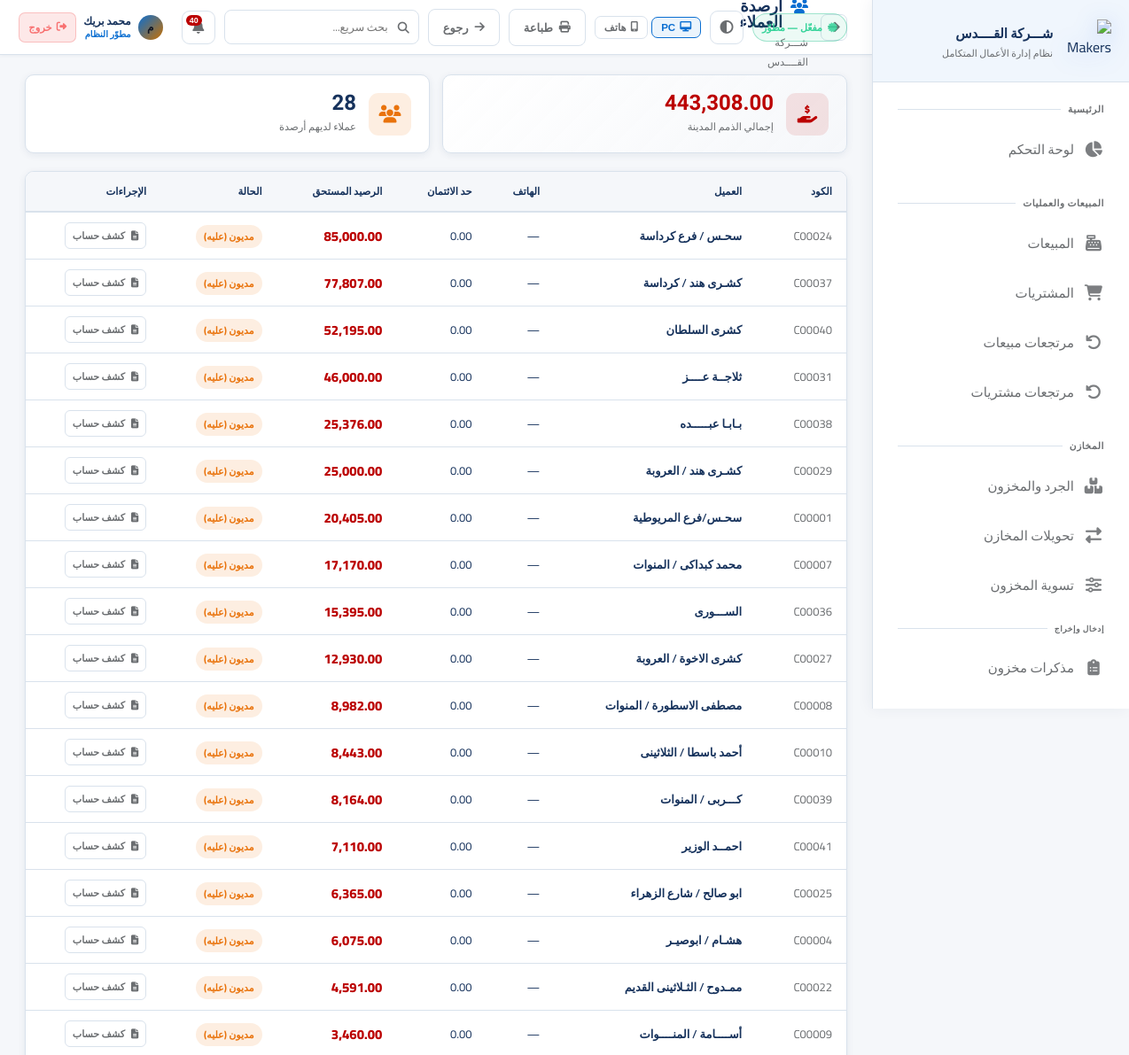
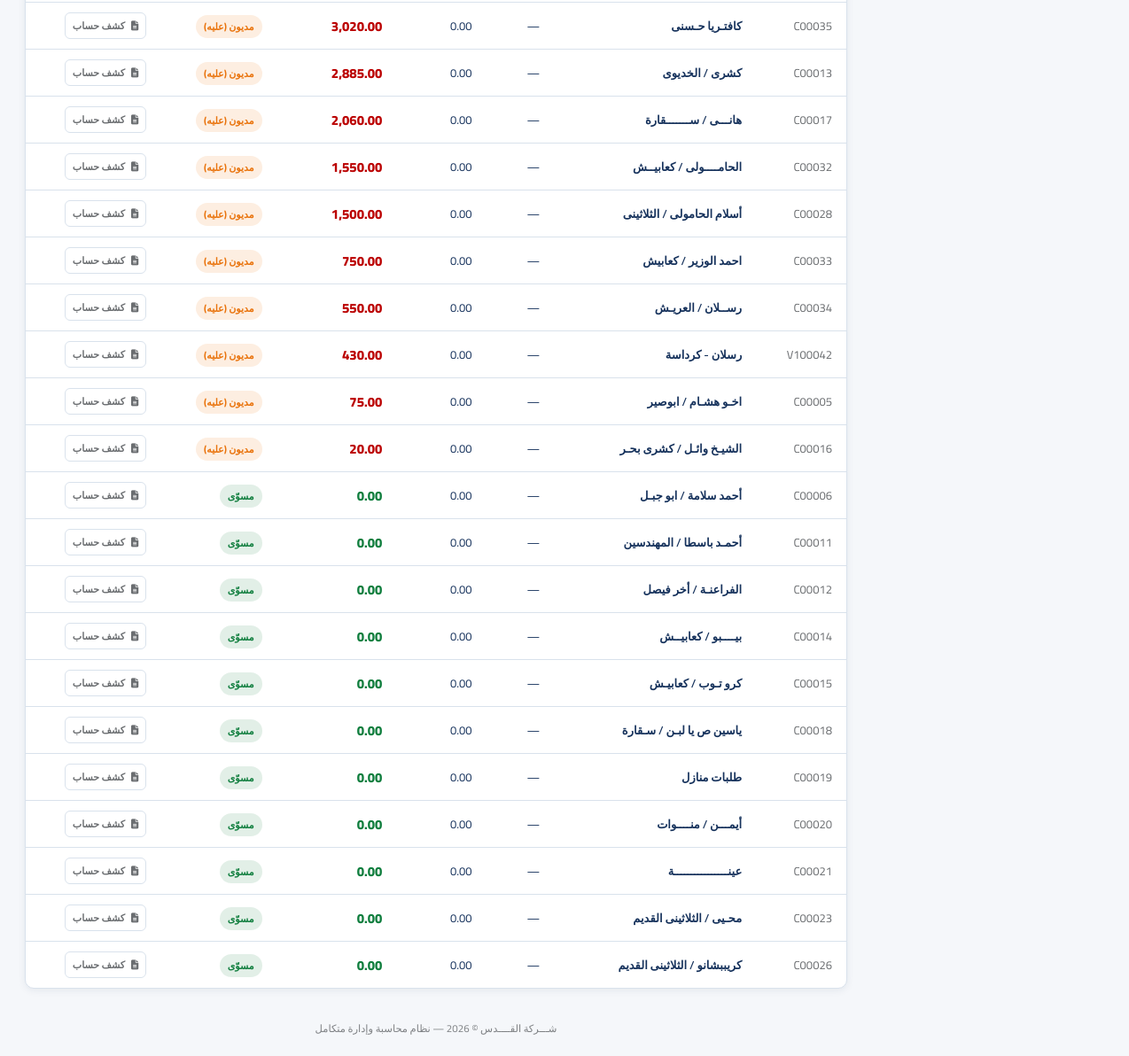
The app's page /reports/customers (signed in) with its own data (2 pictures, top to bottom).
### app.py (models this page shows, shortened)
class AppSetting(db.Model):
    id = db.Column(db.Integer, primary_key=True)
    key = db.Column(db.String(80), unique=True, nullable=False)
    value = db.Column(db.Text)

class User(UserMixin, db.Model):
    id = db.Column(db.Integer, primary_key=True)
    username = db.Column(db.String(80), unique=True, nullable=False)
    password_hash = db.Column(db.String(256))
    full_name = db.Column(db.String(120))
    role = db.Column(db.String(20), default='user')  # developer, admin, manager, user
    branch_id = db.Column(db.Integer, db.ForeignKey('branch.id'))
    is_active = db.Column(db.Boolean, default=True)
    created_at = db.Column(db.DateTime, default=datetime.utcnow)
    last_seen = db.Column(db.DateTime, nullable=True)
    last_ip = db.Column(db.String(64), nullable=True)
    last_user_agent = db.Column(db.String(256), nullable=True)
    permissions = db.Column(db.Text)  # JSON list of permission keys; empty = استخدام صلاحيات الدور

class Customer(db.Model):
    id = db.Column(db.Integer, primary_key=True)
    code = db.Column(db.String(50), unique=True)
    name = db.Column(db.String(200), nullable=False)
    phone = db.Column(db.String(20))
    email = db.Column(db.String(100))
    address = db.Column(db.Text)
    credit_limit = db.Column(db.Float, default=0)
    balance = db.Column(db.Float, default=0)
    is_active = db.Column(db.Boolean, default=True)
    created_at = db.Column(db.DateTime, default=datetime.utcnow)
    sales = db.relationship('Sale', backref='customer', lazy=True)

### app.py (the view)
@app.route('/reports/customers')
@login_required
def report_customers():
    customers = Customer.query.filter_by(is_active=True).order_by(Customer.balance.desc()).all()
    total_receivable = sum(c.balance for c in customers if c.balance > 0)
    return render_template('report_customers.html', customers=customers, total_receivable=total_receivable)

### templates/report_customers.html (shortened to what this page needs)
{% extends 'base.html' %}
{% set block_icon = 'fas fa-users' %}
{% block topbar_actions %}
<button onclick="window.print()" class="btn btn-outline"><i class="fas fa-print"></i> طباعة</button>
<a href="{{ url_for('reports') }}" class="btn btn-outline"><i class="fas fa-arrow-right"></i> رجوع</a>
{% endblock %}
{% block content %}
<div class="stats-grid" style="margin-bottom:20px;">
    <div class="stat-card">
        <div class="stat-icon red"><i class="fas fa-hand-holding-usd"></i></div>
        <div><div class="stat-value" style="color:var(--danger);">{{ "{:,.2f}".format(total_receivable) }}</div><div class="stat-label">إجمالي الذمم المدينة</div></div>
    </div>
    <div class="stat-card">
        <div class="stat-icon gold"><i class="fas fa-users"></i></div>
        <div><div class="stat-value">{{ customers | selectattr('balance', 'gt', 0) | list | length }}</div><div class="stat-label">عملاء لديهم أرصدة</div></div>
    </div>
</div>
<div class="card"><div class="table-container"><table>
    <thead><tr><th>الكود</th><th>العميل</th><th>الهاتف</th><th>حد الائتمان</th><th>الرصيد المستحق</th><th>الحالة</th><th>الإجراءات</th></tr></thead>
    <tbody>
        {% for c in customers %}
        <tr>
            <td style="color:var(--text-muted);">{{ c.code }}</td>
            <td style="font-weight:600;">{{ c.name }}</td>
            <td>{{ c.phone or '—' }}</td>
            <td>{{ "{:,.2f}".format(c.credit_limit) }}</td>
            <td style="font-weight:800;font-size:15px;color:{% if c.balance > 0 %}var(--danger){% else %}var(--success){% endif %};">
                {{ "{:,.2f}".format(c.balance) }}
            </td>
            <td>
                {% if c.balance > c.credit_limit and c.credit_limit > 0 %}
                <span class="badge badge-danger pulse">تجاوز الحد</span>
                {% elif c.balance > 0 %}
                <span class="badge badge-warning">مديون (عليه)</span>
                {% elif c.balance < 0 %}
                <span class="badge badge-info">دائن (له)</span>
                {% else %}
                <span class="badge badge-success">مسوّى</span>
                {% endif %}
            </td>
            <td><a href="{{ url_for('customer_statement', id=c.id) }}" class="btn btn-outline btn-xs"><i class="fas fa-file-alt"></i> كشف حساب</a></td>
        </tr>
        {% endfor %}
    </tbody>
</table></div></div>
{% endblock %}

### templates/base.html (shortened to what this page needs)
<!DOCTYPE html>
<html lang="ar" dir="rtl" data-theme="fiori" data-layout-default="{{ layout_max_width | default('1400px') }}">
<head>
    <link rel="stylesheet" href="https://cdnjs.cloudflare.com/ajax/libs/font-awesome/6.5.0/css/all.min.css">
    <link rel="stylesheet" href="{{ url_for('static', filename='css/style.css') }}">
</head>
<body>
<aside class="sidebar sidebar-enterprise" id="sidebar">
    <div class="sidebar-logo">
        <div class="logo-icon">
            <img src="{{ url_for('static', filename='img/logo-makers-erp-3d.png') }}" alt="Makers ERP">
        </div>
        <div class="logo-text">
            <div class="name">{{ app_brand_title | default('Silsal POS') }}</div>
            <div class="sub">نظام إدارة الأعمال المتكامل</div>
        </div>
    </div>
    <nav class="sidebar-nav" id="sidebarNav" style="display:flex;flex-direction:column;padding-bottom:8px;">
        <div class="nav-section">
            <div class="nav-label">الرئيسية</div>
            {% if can('dashboard') %}
            <a href="{{ url_for('dashboard') }}" class="nav-link {% if request.endpoint=='dashboard' %}active{% endif %}">
                <i class="fas fa-chart-pie"></i><span class="label">لوحة التحكم</span>
            </a>
            {% endif %}
        </div>
        {% if can('sales') or can('purchases') or can('returns') %}
        <div class="nav-section">
            <div class="nav-label">المبيعات والعمليات</div>
            {% if can('sales') %}
            <a href="{{ url_for('sales') }}" class="nav-link {% if 'sale' in (request.endpoint or '') and 'return' not in (request.endpoint or '') and 'report' not in (request.endpoint or '') %}active{% endif %}">
                <i class="fas fa-cash-register"></i><span class="label">المبيعات</span>
            </a>
            {% endif %}
            {% if can('purchases') %}
            <a href="{{ url_for('purchases') }}" class="nav-link {% if 'purchase' in (request.endpoint or '') and 'return' not in (request.endpoint or '') and 'report' not in (request.endpoint or '') %}active{% endif %}">
                <i class="fas fa-shopping-cart"></i><span class="label">المشتريات</span>
            </a>
            {% endif %}
            {% if can('returns') %}
            <a href="{{ url_for('sale_returns') }}" class="nav-link {% if request.endpoint in ['sale_returns','new_sale_return'] %}active{% endif %}">
                <i class="fas fa-undo"></i><span class="label">مرتجعات مبيعات</span>
            </a>
            <a href="{{ url_for('purchase_returns') }}" class="nav-link {% if request.endpoint in ['purchase_returns','new_purchase_return'] %}active{% endif %}">
                <i class="fas fa-undo-alt"></i><span class="label">مرتجعات مشتريات</span>
            </a>
            {% endif %}
        </div>
        {% endif %}
        {% if can('inventory') or can('transfers') or can('adjust_stock') %}
        <div class="nav-section">
            <div class="nav-label">المخازن</div>
            {% if can('inventory') %}
            <a href="{{ url_for('inventory') }}" class="nav-link {% if request.endpoint=='inventory' %}active{% endif %}">
                <i class="fas fa-boxes"></i><span class="label">الجرد والمخزون</span>
            </a>
            {% endif %}
            {% if can('transfers') %}
            <a href="{{ url_for('transfers') }}" class="nav-link {% if 'transfer' in (request.endpoint or '') %}active{% endif %}">
                <i class="fas fa-exchange-alt"></i><span class="label">تحويلات المخازن</span>
            </a>
            {% endif %}
            {% if can('adjust_stock') %}
            <a href="{{ url_for('adjust_stock') }}" class="nav-link {% if request.endpoint=='adjust_stock' %}active{% endif %}">
                <i class="fas fa-sliders-h"></i><span class="label">تسوية المخزون</span>
            </a>
            {% endif %}
            {% if can('inventory') %}
            <div class="nav-label" style="padding-top:10px;font-size:9px;">إدخال وإخراج</div>
            <a href="{{ url_for('inventory_memos_list') }}" class="nav-link ">
                <i class="fas fa-clipboard-list"></i><span class="label">مذكرات مخزون</span>
            </a>
            {% endif %}
        </div>
        {% endif %}
        {% if can('customers') or can('suppliers') or can('employees') %}
        <div class="nav-section">
        </div>
        {% endif %}
    </nav>
</aside>
<main class="main-content">
    <div class="topbar">
        <div style="display:flex;align-items:center;gap:14px;">
            <button type="button" onclick="history.back()" class="icon-btn" title="رجوع" style="font-size:15px;flex-shrink:0;"><i class="fas fa-arrow-right"></i></button>
            <div>
                <div class="page-title"><i class="{{ block_icon | default('fas fa-home') }}"></i>{% block page_title %}الرئيسية{% endblock %}</div>
                <div class="breadcrumb">{% block breadcrumb %}{{ app_brand_title }}{% endblock %}</div>
            </div>
        </div>
        <div class="topbar-right">
            {% if subscription_status %}
            <span class="sub-pill {% if subscription_status.kind in ('developer','permanent') %}ok{% elif subscription_status.kind in ('expired','none') %}bad{% else %}warn{% endif %}" title="حالة الاشتراك / الترخيص">
                <i class="fas fa-certificate" style="margin-left:6px;opacity:.85;"></i>{{ subscription_status.line }}
            </span>
            {% endif %}
            <button type="button" class="theme-toggle" onclick="erpToggleTheme()" title="تبديل الثيم (Fiori / فاتح / داكن)"><i class="fas fa-adjust"></i></button>
            <div class="erp-device-layout-tools" style="display:flex;align-items:center;gap:4px;flex-shrink:0;" title="وضع العرض — يُحفظ على هذا الجهاز فقط">
                <button type="button" id="btnLayoutPC" onclick="erpSetLayout('pc')" title="عرض PC"
                    style="display:flex;align-items:center;gap:5px;padding:5px 10px;border-radius:7px;font-size:11.5px;font-weight:700;
                           border:1px solid var(--border);background:transparent;color:var(--text-muted);cursor:pointer;transition:all .18s;">
                    <i class="fas fa-desktop"></i> PC
                </button>
                <button type="button" id="btnLayoutPhone" onclick="erpSetLayout('phone')" title="عرض هاتف"
                    style="display:flex;align-items:center;gap:5px;padding:5px 10px;border-radius:7px;font-size:11.5px;font-weight:700;
                           border:1px solid var(--border);background:transparent;color:var(--text-muted);cursor:pointer;transition:all .18s;">
                    <i class="fas fa-mobile-alt"></i> هاتف
                </button>
            </div>
            {% block topbar_actions %}{% endblock %}
            <div style="position:relative;" id="globalSearchWrapper">
                <div style="position:relative;">
                    <i class="fas fa-search" style="position:absolute;right:11px;top:50%;transform:translateY(-50%);color:var(--text-muted);font-size:13px;pointer-events:none;"></i>
                    <input type="text" id="globalSearchInput" placeholder="بحث سريع..." autocomplete="off"
                        style="width:220px;padding:7px 34px 7px 12px;background:rgba(255,255,255,.04);border:1px solid var(--border);
                               border-radius:8px;color:var(--text);font-family:Cairo,sans-serif;font-size:12.5px;transition:all .2s;"
                        onfocus="this.style.borderColor='var(--accent)';this.style.width='280px'"
                        onblur="setTimeout(()=>{this.style.borderColor='';this.style.width='220px';closeGlobalSearch()},200)">
                </div>
            </div>
            <div style="position:relative;" id="notifWrapper">
                <button class="notif-btn" onclick="toggleNotif()" title="الإشعارات">
                    <i class="fas fa-bell"></i>
                    <span class="notif-count" id="notifCount"></span>
                </button>
            </div>
            <div style="display:flex;align-items:center;gap:8px;padding:4px 10px;border-radius:10px;
                        background:rgba(255,255,255,.05);border:1px solid rgba(255,255,255,.09);
                        backdrop-filter:blur(12px);-webkit-backdrop-filter:blur(12px);flex-shrink:0;">
                <div style="width:28px;height:28px;border-radius:50%;background:linear-gradient(135deg,var(--accent),#c97000);
                            display:flex;align-items:center;justify-content:center;font-size:12px;font-weight:800;color:#0f1422;flex-shrink:0;">
                    {{ (current_user.full_name or current_user.username)[0] }}
                </div>
                <div style="line-height:1.3;min-width:0;">
                    <div style="font-size:12px;font-weight:700;color:var(--text);white-space:nowrap;overflow:hidden;text-overflow:ellipsis;max-width:100px;">
                        {{ current_user.full_name or current_user.username }}
                    </div>
                    <div style="font-size:10px;color:var(--accent);font-weight:600;">
                        {% if current_user.role=='developer' %}مطوّر النظام
                        {% elif current_user.role=='admin' %}مدير النظام
                        {% elif current_user.role=='manager' %}مشرف
                        {% else %}مستخدم{% endif %}
                    </div>
                </div>
                <a href="{{ url_for('logout') }}" title="تسجيل الخروج"
                   style="display:flex;align-items:center;gap:5px;padding:5px 10px;border-radius:7px;
                          background:rgba(239,68,68,.12);border:1px solid rgba(239,68,68,.25);
                          color:#f87171;font-size:11.5px;font-weight:700;text-decoration:none;white-space:nowrap;
                          transition:all .18s;flex-shrink:0;"
                   onmouseover="this.style.background='rgba(239,68,68,.22)';this.style.borderColor='rgba(239,68,68,.5)'"
                   onmouseout="this.style.background='rgba(239,68,68,.12)';this.style.borderColor='rgba(239,68,68,.25)'">
                    <i class="fas fa-sign-out-alt"></i> خروج
                </a>
            </div>
        </div>
    </div>
    <div class="content fade-in">
        {% block content %}{% endblock %}
    </div>
    <div class="app-footer-note">{{ app_brand_title }} © 2026 — نظام محاسبة وإدارة متكامل</div>
</main>
</body>
</html>

### records on screen
AppSetting: value "شـــركة القــــدس"
User: full_name "م", full_name "محمد بريك"
Customer: code "C00024", name "سحـس / فرع كرداسة", phone "—", credit_limit "0.00", balance "85,000.00", shows "مديون (عليه)"
Customer: code "C00037", name "كشـرى هند / كرداسة", phone "—", credit_limit "0.00", balance "77,807.00", shows "مديون (عليه)"
Customer: code "C00040", name "كشرى السلطان", phone "—", credit_limit "0.00", balance "52,195.00", shows "مديون (عليه)"
Customer: code "C00031", name "ثلاجــة عــــز", phone "—", credit_limit "0.00", balance "46,000.00", shows "مديون (عليه)"
Customer: code "C00038", name "بـابـا عبـــــده", phone "—", credit_limit "0.00", balance "25,376.00", shows "مديون (عليه)"
Customer: code "C00029", name "كشـرى هند / العروبة", phone "—", credit_limit "0.00", balance "25,000.00", shows "مديون (عليه)"
Customer: code "C00001", name "سحـس/فرع المريوطية", phone "—", credit_limit "0.00", balance "20,405.00", shows "مديون (عليه)"
Customer: code "C00007", name "محمد كبداكى / المنوات", phone "—", credit_limit "0.00", balance "17,170.00", shows "مديون (عليه)"
Customer: code "C00036", name "الســـورى", phone "—", credit_limit "0.00", balance "15,395.00", shows "مديون (عليه)"
Customer: code "C00027", name "كشرى الاخوة / العروبة", phone "—", credit_limit "0.00", balance "12,930.00", shows "مديون (عليه)"
Customer: code "C00008", name "مصطفى الاسطورة / المنوات", phone "—", credit_limit "0.00", balance "8,982.00", shows "مديون (عليه)"
Customer: code "C00010", name "أحمد باسطا / الثلاثينى", phone "—", credit_limit "0.00", balance "8,443.00", shows "مديون (عليه)"
Customer: code "C00039", name "كـــربى / المنوات", phone "—", credit_limit "0.00", balance "8,164.00", shows "مديون (عليه)"
Customer: code "C00041", name "احمــد الوزير", phone "—", credit_limit "0.00", balance "7,110.00", shows "مديون (عليه)"
Customer: code "C00025", name "ابو صالح / شارع الزهراء", phone "—", credit_limit "0.00", balance "6,365.00", shows "مديون (عليه)"
Customer: code "C00004", name "هشـام / ابوصيـر", phone "—", credit_limit "0.00", balance "6,075.00", shows "مديون (عليه)"
Customer: code "C00022", name "ممـدوح / الثـلاثينى القديم", phone "—", credit_limit "0.00", balance "4,591.00", shows "مديون (عليه)"
Customer: code "C00009", name "أســــامة / المنــــوات", phone "—", credit_limit "0.00", balance "3,460.00", shows "مديون (عليه)"
Customer: code "C00035", name "كافتـريا حـسنى", phone "—", credit_limit "0.00", balance "3,020.00", shows "مديون (عليه)"
Customer: code "C00013", name "كشرى / الخديوى", phone "—", credit_limit "0.00", balance "2,885.00", shows "مديون (عليه)"
Customer: code "C00017", name "هانـــى / ســـــــقارة", phone "—", credit_limit "0.00", balance "2,060.00", shows "مديون (عليه)"
Customer: code "C00032", name "الحامــــولى / كعابيــش", phone "—", credit_limit "0.00", balance "1,550.00", shows "مديون (عليه)"
Customer: code "C00028", name "أسلام الحامولى / الثلاثينى", phone "—", credit_limit "0.00", balance "1,500.00", shows "مديون (عليه)"
Customer: code "C00033", name "احمد الوزير / كعابيش", phone "—", credit_limit "0.00", balance "750.00", shows "مديون (عليه)"
Customer: code "C00034", name "رســلان / العريـش", phone "—", credit_limit "0.00", balance "550.00", shows "مديون (عليه)"
Customer: code "V100042", name "رسلان - كرداسة", phone "—", credit_limit "0.00", balance "430.00", shows "مديون (عليه)"
Customer: code "C00005", name "اخـو هشـام / ابوصير", phone "—", credit_limit "0.00", balance "75.00", shows "مديون (عليه)"
Customer: code "C00016", name "الشيـخ وائـل / كشرى بحـر", phone "—", credit_limit "0.00", balance "20.00", shows "مديون (عليه)"
Customer: code "C00006", name "أحمد سلامة / ابو جبـل", phone "—", credit_limit "0.00", balance "0.00", shows "مسوّى"
Customer: code "C00011", name "أحمـد باسطا / المهندسين", phone "—", credit_limit "0.00", balance "0.00", shows "مسوّى"
Customer: code "C00012", name "الفراعنـة / أخر فيصل", phone "—", credit_limit "0.00", balance "0.00", shows "مسوّى"
Customer: code "C00014", name "بيــــبو / كعابيــش", phone "—", credit_limit "0.00", balance "0.00", shows "مسوّى"
Customer: code "C00015", name "كرو تـوب / كعابيـش", phone "—", credit_limit "0.00", balance "0.00", shows "مسوّى"
Customer: code "C00018", name "ياسين ص يا لبـن / سـقارة", phone "—", credit_limit "0.00", balance "0.00", shows "مسوّى"
Customer: code "C00019", name "طلبات منازل", phone "—", credit_limit "0.00", balance "0.00", shows "مسوّى"
Customer: code "C00020", name "أيمـــن / منــــوات", phone "—", credit_limit "0.00", balance "0.00", shows "مسوّى"
Customer: code "C00021", name "عينــــــــــــــــة", phone "—", credit_limit "0.00", balance "0.00", shows "مسوّى"
Customer: code "C00023", name "محـيى / الثلاثينى القديم", phone "—", credit_limit "0.00", balance "0.00", shows "مسوّى"
Customer: code "C00026", name "كريببشانو / الثلاثينى القديم", phone "—", credit_limit "0.00", balance "0.00", shows "مسوّى"

### other values on screen
{{ subscription_status.line }} "مفعّل — مطوّر"
{{ "{:,.2f}".format(total_receivable) }} "443,308.00"
{{ customers | selectattr('balance', 'gt', 0) | list | length }} "28"
